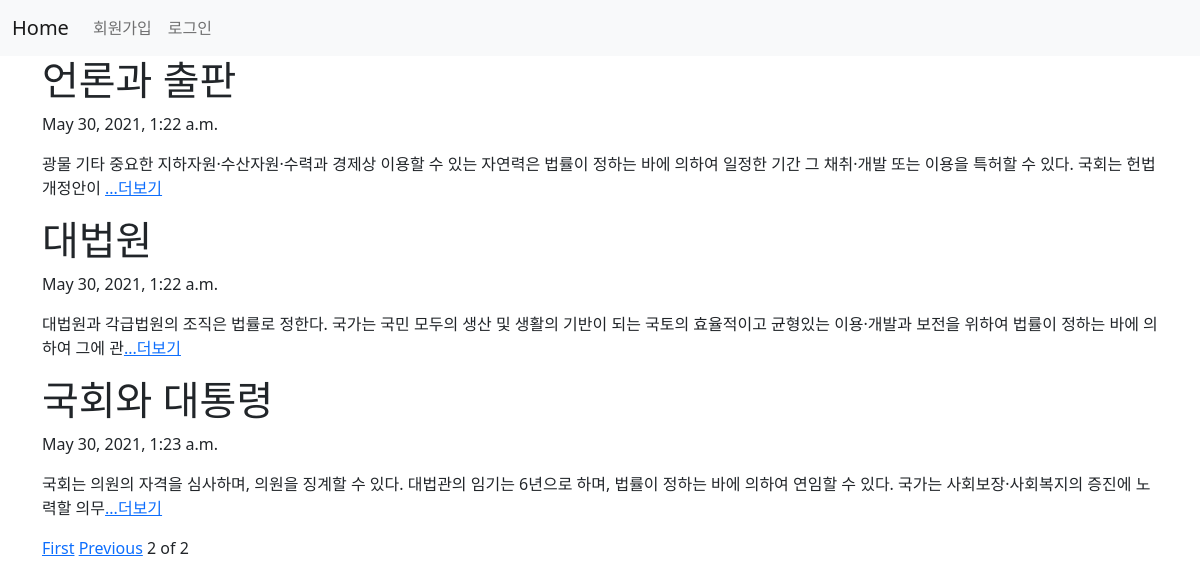
Screenshot of /?page=2 with the database file from the repository.
### blog/models.py (models this page shows, shortened)
class Blog(models.Model):
    title = models.CharField(max_length=200)
    pub_date = models.DateTimeField('date published')
    body = models.TextField()
    def summary(self):
        return self.body[:100] # body의 글자수 100자 제한 함수.

### blog/views.py (the view)
# urls.py: 2. Add a URL to urlpatterns:  path('', views.home, name='home')
def home(request):
    blogs = Blog.objects # Blog 클래스 안 객체를 blogs 변수에 담겠다~
    blog_list = Blog.objects.all() # 블로그 객체 안의 모든 것을 가져와서 list에 담아라~(블로그 내용)
    paginator = Paginator(blog_list, 3) # 블로그 내용 2개씩 나눠라
    page = request.GET.get('page') # 몇 페이지인지 값을 page 변수에 넣어라
    posts = paginator.get_page(page) # page 가져와서 posts에 넣어라
    return render(request, "home.html", {'blogs':blogs, 'posts':posts}) # blogs라는 이름으로 템플릿에서 사용하겠다~

### blog/templates/home.html (shortened to what this page needs)
{% extends 'base.html' %}
{% block content %}
    {% for blog in posts %}
        <h1>{{blog.title}}</h1>
        <p>{{blog.pub_date}}</p>
        <p>{{blog.summary}}<a href="{% url 'detail' blog.id %} ">...더보기</a></p>
    {% endfor %}
    {% if posts.has_previous %}
    <a href="?page=1">First</a>
    <a href="?page={{posts.previous_page_number}}">Previous</a>
    {% endif %}
    <span>{{posts.number}}</span>
    <span>of</span>
    <span>{{posts.paginator.num_pages}} </span>
    <br><br>
{% endblock %}

### rows the page displays
Blog: title "언론과 출판", pub_date "May 30, 2021, 1:22 a.m.", summary "광물 기타 중요한 지하자원·수산자원·수력과 경제상 이용할 수 있는 자연력은 법률이 정하는 바에 의하여 일정한 기간 그 채취·개발 또는 이용을 특허할 수 있다. 국회는 헌법개정안이"
Blog: title "대법원", pub_date "May 30, 2021, 1:22 a.m.", summary "대법원과 각급법원의 조직은 법률로 정한다. 국가는 국민 모두의 생산 및 생활의 기반이 되는 국토의 효율적이고 균형있는 이용·개발과 보전을 위하여 법률이 정하는 바에 의하여 그에 관"
Blog: title "국회와 대통령", pub_date "May 30, 2021, 1:23 a.m.", summary "국회는 의원의 자격을 심사하며, 의원을 징계할 수 있다. 대법관의 임기는 6년으로 하며, 법률이 정하는 바에 의하여 연임할 수 있다. 국가는 사회보장·사회복지의 증진에 노력할 의무"

### other values shown
{{ posts.number }} "2"
{{ posts.paginator.num_pages }} "2"
